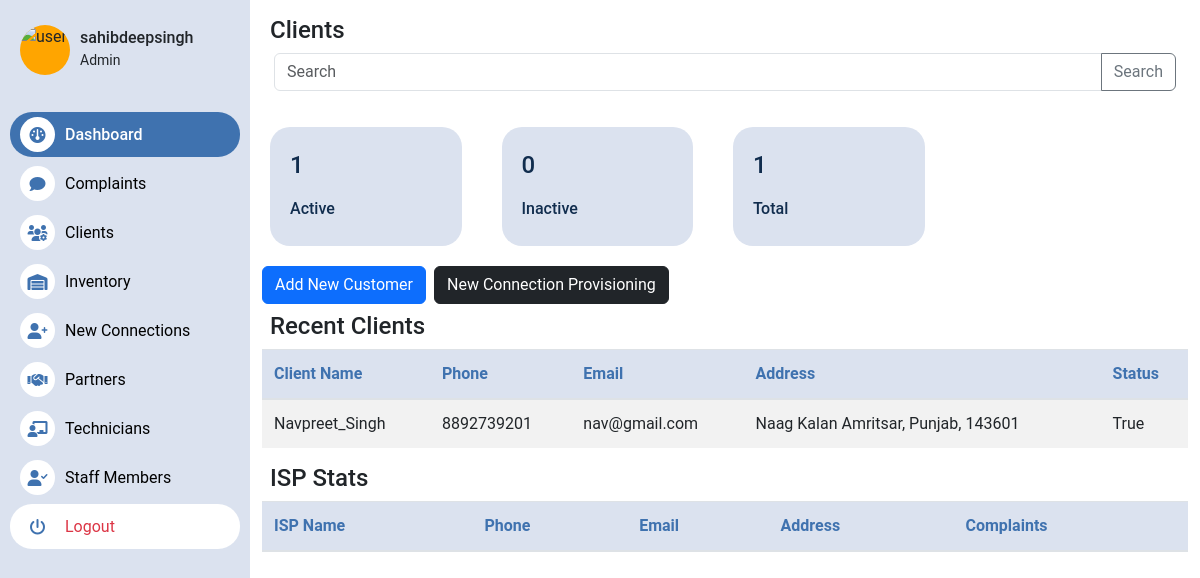
/accounts/clients (signed in), run on an earlier commit of the app's database.
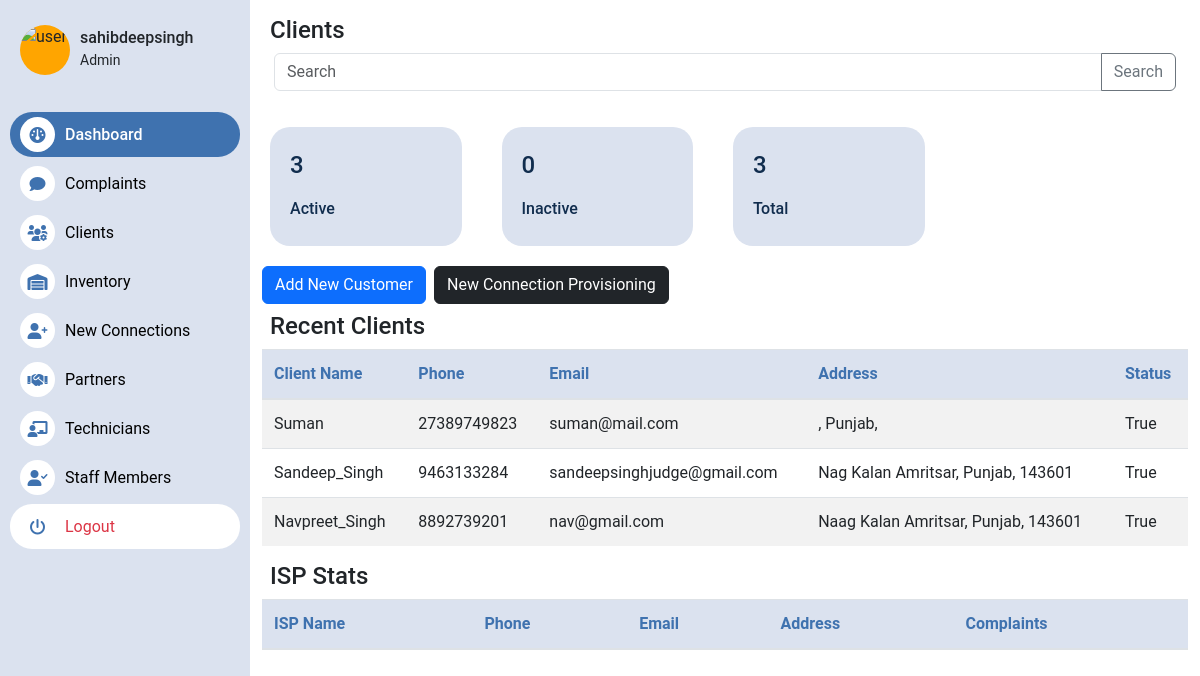
And on a later commit of the database.
### users/models.py (models this page shows, shortened)
class Customer(models.Model):
    user = models.ForeignKey(User, on_delete=models.CASCADE)
    address = models.CharField(max_length=255,null=True,blank=True)
    city = models.CharField(max_length=255,null=True,blank=True)
    state = models.CharField(max_length=255,null=True,blank=True)
    zip_code = models.CharField(max_length=10,null=True,blank=True)
    phone = models.CharField(max_length=15,null=True,blank=True)
    addhar_number = models.TextField(null=True,blank=True)
    pan_number = models.TextField(null=True,blank=True)
    is_active = models.BooleanField(default=False)
    is_deleted = models.BooleanField(default=False)
    is_verified = models.BooleanField(default=False)
    customer_id = models.CharField(max_length=255,default='0')
    date_joined = models.DateTimeField(auto_now_add=False, blank=True, null=True)
    date_created = models.DateTimeField(auto_now_add=True)
    partner = models.ForeignKey(Partner, on_delete=models.CASCADE, blank=True, null=True)
    devices = models.ManyToManyField('inventory.AttachedDevice', blank=True)
    connection_type = models.CharField(max_length=255, blank=True, null=True,choices=connection_choices)

### users/views.py (the view)
# urls.py: path("clients", clients, name="clients"),
@group_required(("Staff", "Partner","Admin","Technician"))
@transaction.atomic
def clients(request):
    partner = return_user_partner(request)
    active_clients = Customer.objects.filter(is_active=True,partner=partner)
    inactive_clients = Customer.objects.filter(is_active=False,partner=partner)
    total = active_clients.count() + inactive_clients.count()
    recent_clients = Customer.objects.filter(is_active=True,partner=partner).order_by("-id")[:5]
    context={
        "active_clients":active_clients,
        "inactive_clients":inactive_clients,
        "total":total,
        "recent_clients":recent_clients
    }
    return render(request, "users/clients.html", context)

### users/views.py (called while the page is built)
def return_user_partner(request):
        user = request.user
        try:
            staff = StaffMember.objects.get(user=user)
            partner = staff.partner
        except:
            pass
        try:
            partner = Partner.objects.get(user=user)
        except:
            pass
        if partner:
            return partner
        return None

### templates/users/clients.html (shortened to what this page needs)
{% extends 'home/base.html' %}
{% block content %}
<div class="container mt-3">
    <h4 class="mx-2">Clients</h4>
    <div class="container">
        <form action="{% url 'search_user' %}" method="post">
            <div class="input-group mb-3">
                <input type="text" class="form-control" placeholder="Search" name="number" aria-label="Search" aria-describedby="button-addon2">
                <button class="btn btn-outline-secondary" type="submit" id="button-addon2">Search</button>
            </div>
        </form>
    </div>
    <div class="row w-75">
            <div class="col stats">
                <p>{{active_clients.count}} </p>
                <h6>Active</h6>
            </div>
            <div class="col stats">
                <p> {{inactive_clients.count}} </p>
                <h6>Inactive</h6>
            </div>
            <div class="col stats">
                <p>{{total}} </p>
                <h6>Total</h6>
            </div>
    </div>
    <div class="d-flex ">
        <a href="{%  url 'create-customer' %}"><button class="btn btn-primary ">Add New Customer</button></a>
        <a href="{%  url 'create-connection-request' %}"><button class="btn btn-dark mx-2">New Connection Provisioning</button></a>
    </div>
    <h4 class="mx-2 mt-2">Recent Clients</h4>
    <table class="custom-table">
        <thead>
            <tr>
                <th>Client Name</th>
                <th>Phone</th>
                <th>Email</th>
                <th>Address</th>
                <th>Status</th>
            </tr>
        </thead>
        <tbody>
            {% for client in recent_clients %}
                    <tr>
                            <td>
                        <a href="{% url 'client-details' client.id %}">
                                {{ client.user.username }}
                        </a>
                            </td>
                        <td>{{ client.phone }}</td>
                        <td>{{ client.user.email }}</td>
                        <td>{{ client.address }} {{ client.city }}, {{ client.state }}, {{ client.zip_code }}</td>
                        <td>{{ client.is_active }}</td>
                    </tr>
            {% endfor %}
        </tbody>
    </table>
    <h4 class="mx-2 mt-2">ISP Stats</h4>
    <table class="custom-table">
        <thead>
            <tr>
                <th>ISP Name</th>
                <th>Phone</th>
                <th>Email</th>
                <th>Address</th>
                <th>Complaints</th>
            </tr>
        </thead>
    </table>
</div>
{% endblock %}

What changed in the data, as far as the page shows it:
added Customer: user.username "Suman", phone "27389749823", user.email "suman@mail.com", state "Punjab", is_active "True"
added Customer: user.username "Sandeep_Singh", phone "9463133284", user.email "sandeepsinghjudge@gmail.com", address "Nag Kalan", city "Amritsar", state "Punjab", zip_code "143601", is_active "True"
Also different on the page:
{{ active_clients.count }}: "1" → "3"
{{ total }}: "1" → "3"
